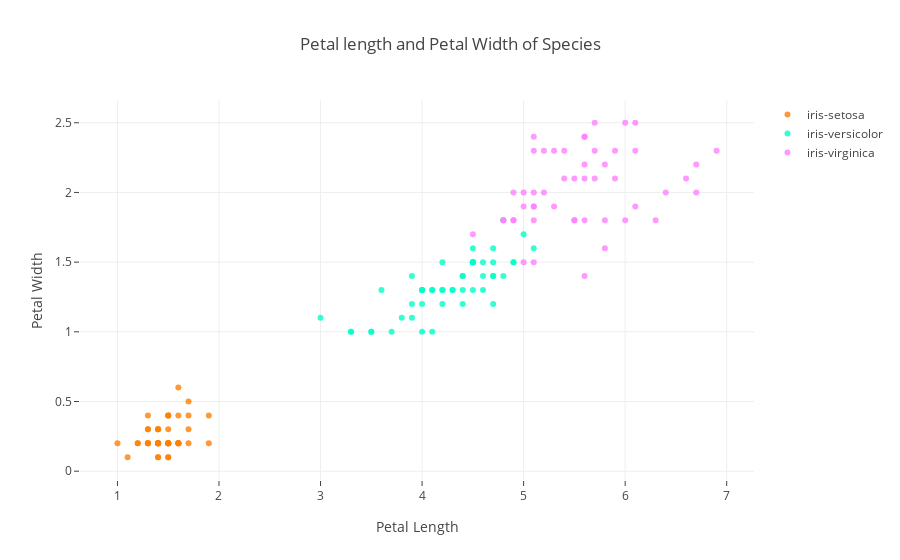

The code cell stored with this chart in its notebook:
### Code cell
fig=dict(data=data_list,layout=layout)
py.offline.iplot(fig)

### Figure 1 — Plotly figure (JSON) as saved in the notebook; plotly's stock layout.template omitted (floating-point values rounded to 4 significant figures)
{"data": [{"marker": {"color": "rgba(255, 128, 2, 0.8)"}, "mode": "markers", "name": "iris-setosa", "text": ["iris-sesota", "iris-sesota", "iris-sesota", "iris-sesota", "iris-sesota", "iris-sesota", "iris-sesota", "iris-sesota", "iris-sesota", "iris-sesota", "iris-sesota", "iris-sesota", "iris-sesota", "iris-sesota", "iris-sesota", "iris-sesota", "iris-sesota", "iris-sesota", "iris-sesota", "iris-sesota", "iris-sesota", "iris-sesota", "iris-sesota", "iris-sesota", "iris-sesota", "iris-sesota", "iris-sesota", "iris-sesota", "iris-sesota", "iris-sesota", "iris-sesota", "iris-sesota", "iris-sesota", "iris-sesota", "iris-sesota", "iris-sesota", "iris-sesota", "iris-sesota", "iris-sesota", "iris-sesota", "iris-sesota", "iris-sesota", "iris-sesota", "iris-sesota", "iris-sesota", "iris-sesota", "iris-sesota", "iris-sesota", "iris-sesota", "iris-sesota"], "type": "scatter", "uid": "e77c0dcc-3bf6-4e41-a7b5-eea16ced0575", "x": [1.4, 1.4, 1.3, 1.5, 1.4, 1.7, 1.4, 1.5, 1.4, 1.5, 1.5, 1.6, 1.4, 1.1, 1.2, 1.5, 1.3, 1.4, 1.7, 1.5, 1.7, 1.5, 1, 1.7, 1.9, 1.6, 1.6, 1.5, 1.4, 1.6, 1.6, 1.5, 1.5, 1.4, 1.5, 1.2, 1.3, 1.4, 1.3, 1.5, 1.3, 1.3, 1.3, 1.6, 1.9, 1.4, 1.6, 1.4, 1.5, 1.4], "y": [0.2, 0.2, 0.2, 0.2, 0.2, 0.4, 0.3, 0.2, 0.2, 0.1, 0.2, 0.2, 0.1, 0.1, 0.2, 0.4, 0.4, 0.3, 0.3, 0.3, 0.2, 0.4, 0.2, 0.5, 0.2, 0.2, 0.4, 0.2, 0.2, 0.2, 0.2, 0.4, 0.1, 0.2, 0.2, 0.2, 0.2, 0.1, 0.2, 0.2, 0.3, 0.3, 0.2, 0.6, 0.4, 0.3, 0.2, 0.2, 0.2, 0.2]}, {"marker": {"color": "rgba(0, 255, 200, 0.8)"}, "mode": "markers", "name": "iris-versicolor", "text": ["iris-versicolor", "iris-versicolor", "iris-versicolor", "iris-versicolor", "iris-versicolor", "iris-versicolor", "iris-versicolor", "iris-versicolor", "iris-versicolor", "iris-versicolor", "iris-versicolor", "iris-versicolor", "iris-versicolor", "iris-versicolor", "iris-versicolor", "iris-versicolor", "iris-versicolor", "iris-versicolor", "iris-versicolor", "iris-versicolor", "iris-versicolor", "iris-versicolor", "iris-versicolor", "iris-versicolor", "iris-versicolor", "iris-versicolor", "iris-versicolor", "iris-versicolor", "iris-versicolor", "iris-versicolor", "iris-versicolor", "iris-versicolor", "iris-versicolor", "iris-versicolor", "iris-versicolor", "iris-versicolor", "iris-versicolor", "iris-versicolor", "iris-versicolor", "iris-versicolor", "iris-versicolor", "iris-versicolor", "iris-versicolor", "iris-versicolor", "iris-versicolor", "iris-versicolor", "iris-versicolor", "iris-versicolor", "iris-versicolor", "iris-versicolor"], "type": "scatter", "uid": "9192872b-4610-4ffc-8f77-e0176a23e1ef", "x": [4.7, 4.5, 4.9, 4, 4.6, 4.5, 4.7, 3.3, 4.6, 3.9, 3.5, 4.2, 4, 4.7, 3.6, 4.4, 4.5, 4.1, 4.5, 3.9, 4.8, 4, 4.9, 4.7, 4.3, 4.4, 4.8, 5, 4.5, 3.5, 3.8, 3.7, 3.9, 5.1, 4.5, 4.5, 4.7, 4.4, 4.1, 4, 4.4, 4.6, 4, 3.3, 4.2, 4.2, 4.2, 4.3, 3, 4.1], "y": [1.4, 1.5, 1.5, 1.3, 1.5, 1.3, 1.6, 1, 1.3, 1.4, 1, 1.5, 1, 1.4, 1.3, 1.4, 1.5, 1, 1.5, 1.1, 1.8, 1.3, 1.5, 1.2, 1.3, 1.4, 1.4, 1.7, 1.5, 1, 1.1, 1, 1.2, 1.6, 1.5, 1.6, 1.5, 1.3, 1.3, 1.3, 1.2, 1.4, 1.2, 1, 1.3, 1.2, 1.3, 1.3, 1.1, 1.3]}, {"marker": {"color": "rgba(255, 128, 255, 0.8)"}, "mode": "markers", "name": "iris-virginica", "text": ["iris-virginica", "iris-virginica", "iris-virginica", "iris-virginica", "iris-virginica", "iris-virginica", "iris-virginica", "iris-virginica", "iris-virginica", "iris-virginica", "iris-virginica", "iris-virginica", "iris-virginica", "iris-virginica", "iris-virginica", "iris-virginica", "iris-virginica", "iris-virginica", "iris-virginica", "iris-virginica", "iris-virginica", "iris-virginica", "iris-virginica", "iris-virginica", "iris-virginica", "iris-virginica", "iris-virginica", "iris-virginica", "iris-virginica", "iris-virginica", "iris-virginica", "iris-virginica", "iris-virginica", "iris-virginica", "iris-virginica", "iris-virginica", "iris-virginica", "iris-virginica", "iris-virginica", "iris-virginica", "iris-virginica", "iris-virginica", "iris-virginica", "iris-virginica", "iris-virginica", "iris-virginica", "iris-virginica", "iris-virginica", "iris-virginica", "iris-virginica"], "type": "scatter", "uid": "4f37c8f6-5b1c-4957-859c-24a9f2279967", "x": [6, 5.1, 5.9, 5.6, 5.8, 6.6, 4.5, 6.3, 5.8, 6.1, 5.1, 5.3, 5.5, 5, 5.1, 5.3, 5.5, 6.7, 6.9, 5, 5.7, 4.9, 6.7, 4.9, 5.7, 6, 4.8, 4.9, 5.6, 5.8, 6.1, 6.4, 5.6, 5.1, 5.6, 6.1, 5.6, 5.5, 4.8, 5.4, 5.6, 5.1, 5.1, 5.9, 5.7, 5.2, 5, 5.2, 5.4, 5.1], "y": [2.5, 1.9, 2.1, 1.8, 2.2, 2.1, 1.7, 1.8, 1.8, 2.5, 2, 1.9, 2.1, 2, 2.4, 2.3, 1.8, 2.2, 2.3, 1.5, 2.3, 2, 2, 1.8, 2.1, 1.8, 1.8, 1.8, 2.1, 1.6, 1.9, 2, 2.2, 1.5, 1.4, 2.3, 2.4, 1.8, 1.8, 2.1, 2.4, 2.3, 1.9, 2.3, 2.5, 2.3, 1.9, 2, 2.3, 1.8]}], "layout": {"title": {"text": "Petal length and Petal Width of Species"}, "xaxis": {"ticklen": 5, "title": {"text": "Petal Length"}, "zeroline": false}, "yaxis": {"ticklen": 5, "title": {"text": "Petal Width"}, "zeroline": false}}}
